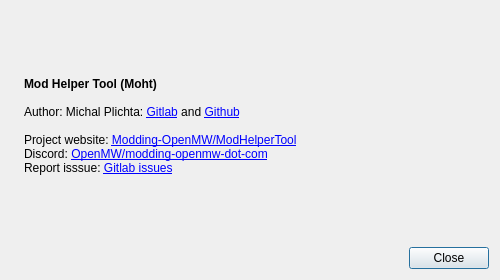
<?xml version="1.0" encoding="UTF-8"?>
<ui version="4.0">
 <class>AboutDialog</class>
 <widget class="QDialog" name="AboutDialog">
  <property name="geometry">
   <rect>
    <x>0</x>
    <y>0</y>
    <width>500</width>
    <height>280</height>
   </rect>
  </property>
  <property name="sizePolicy">
   <sizepolicy hsizetype="Preferred" vsizetype="Preferred">
    <horstretch>0</horstretch>
    <verstretch>0</verstretch>
   </sizepolicy>
  </property>
  <property name="minimumSize">
   <size>
    <width>500</width>
    <height>280</height>
   </size>
  </property>
  <property name="maximumSize">
   <size>
    <width>500</width>
    <height>280</height>
   </size>
  </property>
  <property name="windowTitle">
   <string>About</string>
  </property>
  <layout class="QVBoxLayout" name="verticalLayout">
   <item>
    <layout class="QHBoxLayout" name="horizontalLayout">
     <item>
      <widget class="QLabel" name="label_2">
       <property name="sizePolicy">
        <sizepolicy hsizetype="Fixed" vsizetype="Fixed">
         <horstretch>0</horstretch>
         <verstretch>0</verstretch>
        </sizepolicy>
       </property>
       <property name="frameShape">
        <enum>QFrame::NoFrame</enum>
       </property>
       <property name="frameShadow">
        <enum>QFrame::Plain</enum>
       </property>
       <property name="text">
        <string/>
       </property>
       <property name="pixmap">
        <pixmap resource="../qtgui.qrc">:/images/img/moht.png</pixmap>
       </property>
       <property name="alignment">
        <set>Qt::AlignCenter</set>
       </property>
      </widget>
     </item>
     <item>
      <widget class="QLabel" name="label">
       <property name="text">
        <string>&lt;html&gt;&lt;head/&gt;&lt;body&gt;&lt;p&gt;&lt;span style=&quot; font-weight:600;&quot;&gt;Mod Helper Tool (Moht)&lt;/span&gt;&lt;br/&gt;&lt;br/&gt;
Author: Michal Plichta: &lt;a href=&quot;https://gitlab.com/emcek&quot;&gt;&lt;span style=&quot; text-decoration: underline; color:#0000ff;&quot;&gt;Gitlab&lt;/span&gt;&lt;/a&gt; and &lt;a href=&quot;https://github.com/emcek&quot;&gt;&lt;span style=&quot; text-decoration: underline; color:#0000ff;&quot;&gt;Github&lt;/span&gt;&lt;/a&gt;&lt;br/&gt;&lt;br/&gt;
Project website: &lt;a href=&quot;https://gitlab.com/modding-openmw/modhelpertool/&quot;&gt;&lt;span style=&quot; text-decoration: underline; color:#0000ff;&quot;&gt;Modding-OpenMW/ModHelperTool&lt;/span&gt;&lt;/a&gt;&lt;br/&gt;
Discord: &lt;a href=&quot;https://discord.gg/sKyZwumQuU&quot;&gt;&lt;span style=&quot; text-decoration: underline; color:#0000ff;&quot;&gt;OpenMW/modding-openmw-dot-com&lt;/span&gt;&lt;/a&gt;&lt;br/&gt;
Report isssue: &lt;a href=&quot;https://gitlab.com/modding-openmw/modhelpertool/issues&quot;&gt;&lt;span style=&quot; text-decoration: underline; color:#0000ff;&quot;&gt;Gitlab issues&lt;/span&gt;&lt;/a&gt;&lt;/p&gt;&lt;/body&gt;&lt;/html&gt;</string>
       </property>
       <property name="openExternalLinks">
        <bool>true</bool>
       </property>
      </widget>
     </item>
    </layout>
   </item>
   <item>
    <widget class="QDialogButtonBox" name="buttonBox">
     <property name="orientation">
      <enum>Qt::Horizontal</enum>
     </property>
     <property name="standardButtons">
      <set>QDialogButtonBox::Close</set>
     </property>
    </widget>
   </item>
  </layout>
 </widget>
 <resources>
  <include location="../qtgui.qrc"/>
 </resources>
 <connections>
  <connection>
   <sender>buttonBox</sender>
   <signal>accepted()</signal>
   <receiver>AboutDialog</receiver>
   <slot>accept()</slot>
   <hints>
    <hint type="sourcelabel">
     <x>248</x>
     <y>254</y>
    </hint>
    <hint type="destinationlabel">
     <x>157</x>
     <y>274</y>
    </hint>
   </hints>
  </connection>
  <connection>
   <sender>buttonBox</sender>
   <signal>rejected()</signal>
   <receiver>AboutDialog</receiver>
   <slot>reject()</slot>
   <hints>
    <hint type="sourcelabel">
     <x>316</x>
     <y>260</y>
    </hint>
    <hint type="destinationlabel">
     <x>286</x>
     <y>274</y>
    </hint>
   </hints>
  </connection>
 </connections>
</ui>
